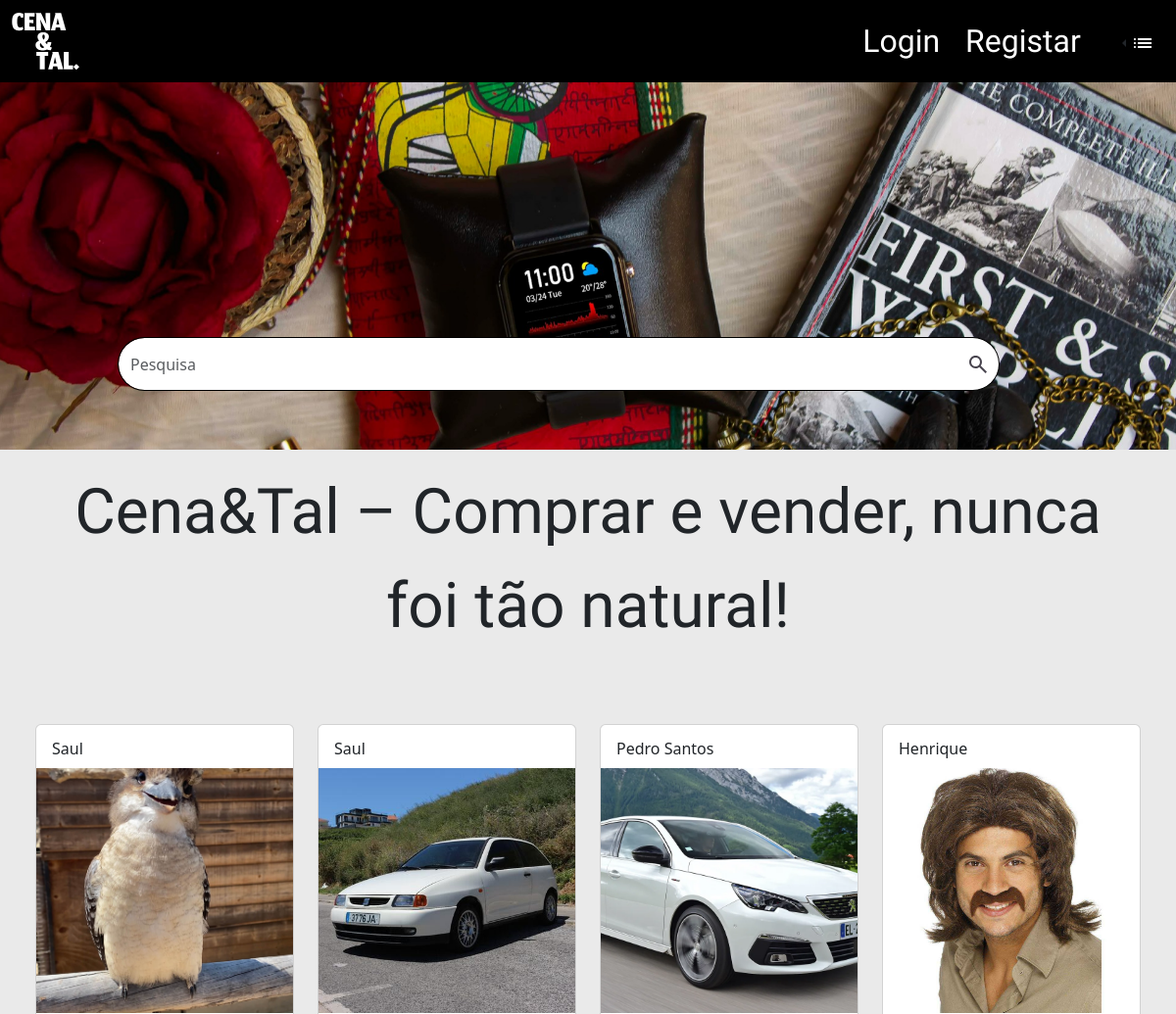
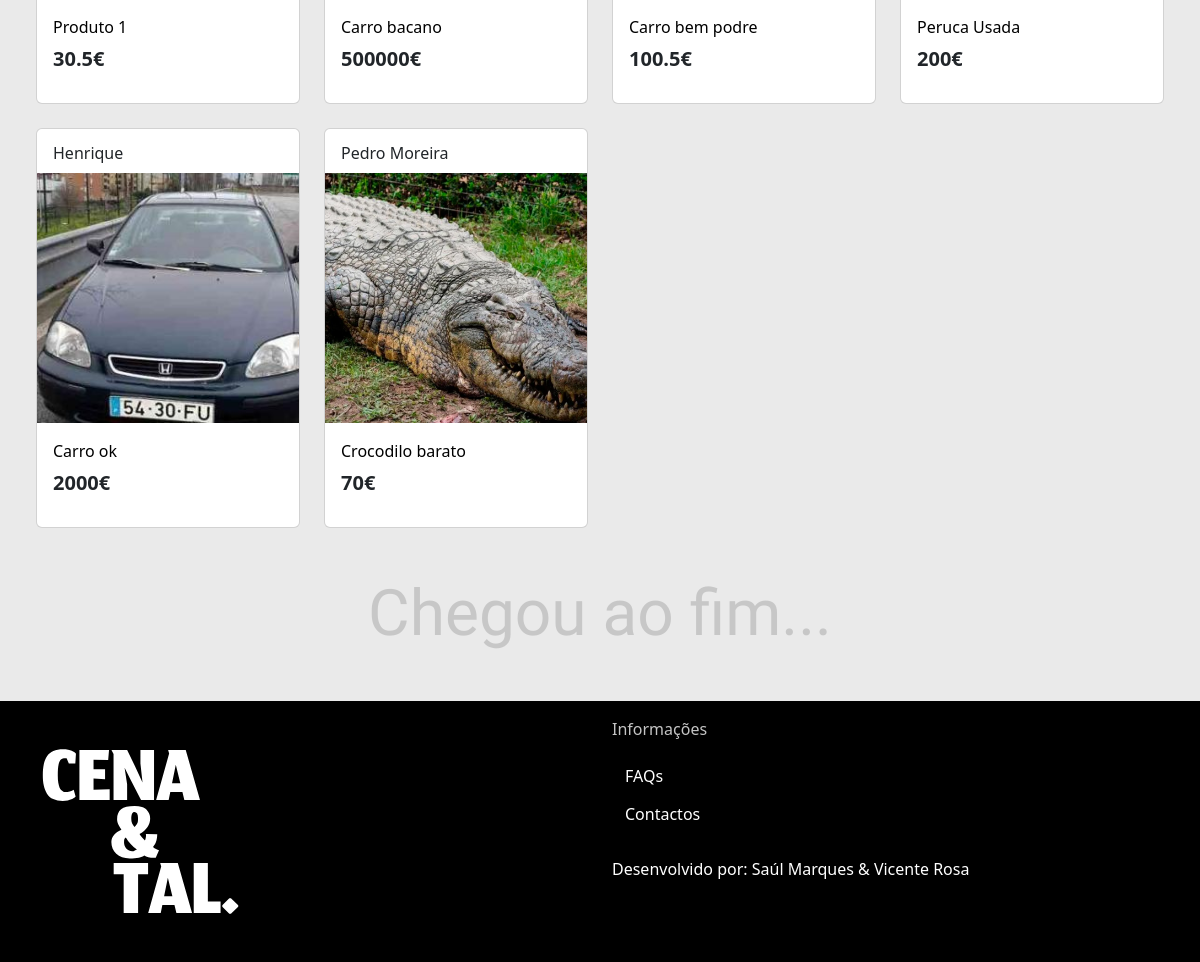
The page / on the database its author committed (2 pictures, top to bottom).
### tables this page shows
CREATE TABLE `produto` (
  `id` int(11) NOT NULL,
  `user_id` int(11) NOT NULL,
  `titulo` varchar(30) NOT NULL,
  `descricao` text NOT NULL,
  `preco` float NOT NULL,
  `imagem` varchar(80) DEFAULT NULL
);

CREATE TABLE `users` (
  `id` int(11) NOT NULL,
  `username` varchar(30) NOT NULL,
  `password` varchar(78) NOT NULL,
  `email` varchar(30) NOT NULL,
  `imagem` varchar(255) DEFAULT '/opt/lampp/htdocs/projeto/imgs/icons/account_circle.svg',
  `localidade` varchar(255) DEFAULT NULL,
  `cidade` varchar(150) DEFAULT NULL,
  `cp` varchar(7) DEFAULT NULL,
  `telemovel` int(16) DEFAULT NULL,
  `biografia` text DEFAULT NULL,
  `data` date NOT NULL DEFAULT current_timestamp()
);

### index.php (the view, shortened to what this page needs)
<?php
$isLoggedIn = isset($_SESSION['user_id']);
include 'db.php';
$sql = "SELECT produto.*, produto_imagens.image_path, users.username
        FROM produto
        LEFT JOIN produto_imagens ON produto.id = produto_imagens.produto_id
        LEFT JOIN users ON produto.user_id = users.id
        GROUP BY produto.id
        ORDER BY MIN(produto_imagens.id)";
$result = $conn->query($sql);
?>
<!DOCTYPE html>
<html lang="en">
<head>
    <link rel="stylesheet" href="css/bootstrap.min.css">
    <link rel="stylesheet" href="css/fonts/customfonts.css">
</head>
<body style="background-color: #EAEAEA;">
<nav class="navbar navbar-expand-sm" style="background-color: black;">
  <div class="container-fluid">
    <a class="navbar-brand align-self-center" href="index.php">
      <img src="imgs/logo.svg" style="width:69px;" alt="">
    </a>
    <div class="d-flex align-items-center">
      <?php if ($isLoggedIn == true): ?>
        <a class="btn" href="pagina_utilizador.php">
          <img src="imgs/icons/iconperson.svg" alt="">
        </a>
        <a class="btn" href="#">
          <img src="imgs/icons/cart.svg" alt="">
        </a>
        <a class="btn" href="add_produto.html">
          <img src="imgs/icons/iconplus.svg" alt="">
        </a>
        <a class="btn" href="logout.php">
          <img src="imgs/icons/logout.svg" style="width:20px; height:20px;" alt="">
        </a>
      <?php else: ?>
        <a class="btn jomhuria-regular fs-2" style="color: white;" href="login.html">Login</a>
        <a class="btn jomhuria-regular fs-2" style="color: white;" href="registar.html">Registar</a>
      <?php endif; ?>
      <div class="dropstart ms-3">
        <button class="btn dropdown-toggle" type="button" data-bs-toggle="dropdown" aria-expanded="false" style="background-color: black;">
          <img src="imgs/icons/iconcont.svg" alt="">
        </button>
      </div>
    </div>
  </div>
</nav>
<div class="container-fluid p-0 rounded" style="background-color: transparent;">
  <img class="object-fit-contain" src="imgs/cover2.png" style="object-fit: contain; width: 100%; height: 100%;" alt="">
  <div class="input-group " style="position: absolute; bottom: 80%; left: 10%;; width: 75%;">
    <input type="text" class="form-control d-none d-md-block  rounded-start-pill  border-end-0 border-black" placeholder="Pesquisa" aria-label="Pesquisa" aria-describedby="button-pesquisa1">
    <button class="btn d-none d-md-block rounded-end-pill  border-black border-start-0" type="button" id="button-pesquisa1" style="background-color: white; height: 55px;">
      <img src="imgs/icons/iconpesquisa.svg" style="margin-bottom: 3px;" alt="">
    </button>
  </div>
  </div>
  <div class="container rounded text-center jomhuria-regular fs-custom" style="background-color: transparent;">
    Cena&Tal – Comprar e vender, nunca foi tão natural!
  </div>
  <div class="container-fluid mt-5 mb-5 ">
    <div class=" container-fluid mt-5 mb-5 row row-cols-xxl-5 row-cols-xl-4 row-cols-md-3 row-cols-1 gy-4 mx-auto">
    <?php while($row = $result->fetch_assoc()): ?>
      <div class="col me-0">
        <div class="card rounded-2" style="width: 100%; height: 400px; background-color: white;">
          <a href="pagina_utilizador_guest.php?user_id=<?php echo htmlspecialchars($row['user_id']); ?>" class="card-header border-0 bg-transparent mt-1" style="text-decoration: none">
              <?php echo htmlspecialchars($row['username']); ?>
          </a>
          <a href="pagina_produto.php?id=<?php echo htmlspecialchars($row['id']); ?>" class="text-decoration-none">
            <div class="container p-0" style="width: 100%; height: 250px; background-color: white;">
              <img src="<?php echo htmlspecialchars($row['image_path']); ?>" class="img-fluid" alt="Product Image" style="width: 100%; height: 100%; object-fit:cover;">
            </div>
          </a>
          <div class="card-body">
            <a href="pagina_produto.php?id=<?php echo htmlspecialchars($row['id']); ?>" class="text-decoration-none " style="color: #000000">
              <div class="card-title"><?php echo htmlspecialchars($row['titulo']); ?></div>
            </a>
            <div class="card-text"><h5 class="fw-bold"><?php echo htmlspecialchars($row['preco']); ?>€</h5></div>
          </div>
        </div>
      </div>
      <?php endwhile; ?>
    </div>
</div>
<h1 class="text-center mt-5 mb-5 jomhuria-regular fs-custom" style="color: rgba(150, 150, 150, 0.425);">Chegou ao fim...</h2>
    <footer style="background-color: black; color: white;">
      <div class="container">
        <div class="row row-cols-2">
          <div class="col">
            <img src="imgs/logo.svg" class="mt-5 mb-5" alt="">
          </div>
          <div class="col">
            <p class="mt-3" style="color: #c4c4c4;"> Informações</p>
            <a class="btn" style="color: #ffffff;" href="faqs.html"> FAQs</a>
            <br>
            <a class="btn" style="color: #ffffff;" href="contactos.php"> Contactos</a>
            <br>
            <br>
            <p> Desenvolvido por: Saúl Marques & Vicente Rosa</p>
          </div>
        </div>
      </div>
    </footer>
</body>
</html>

### rows shown on the page
produto: user.username "Saul", shows a picture, titulo "Produto 1", preco "30.5"
produto: user.username "Saul", shows a picture, titulo "Carro bacano", preco "500000"
produto: user.username "Pedro Santos", shows a picture, titulo "Carro bem podre", preco "100.5"
produto: user.username "Henrique", shows a picture, titulo "Peruca Usada", preco "200"
produto: user.username "Henrique", shows a picture, titulo "Carro ok", preco "2000"
produto: user.username "Pedro Moreira", shows a picture, titulo "Crocodilo barato", preco "70"
